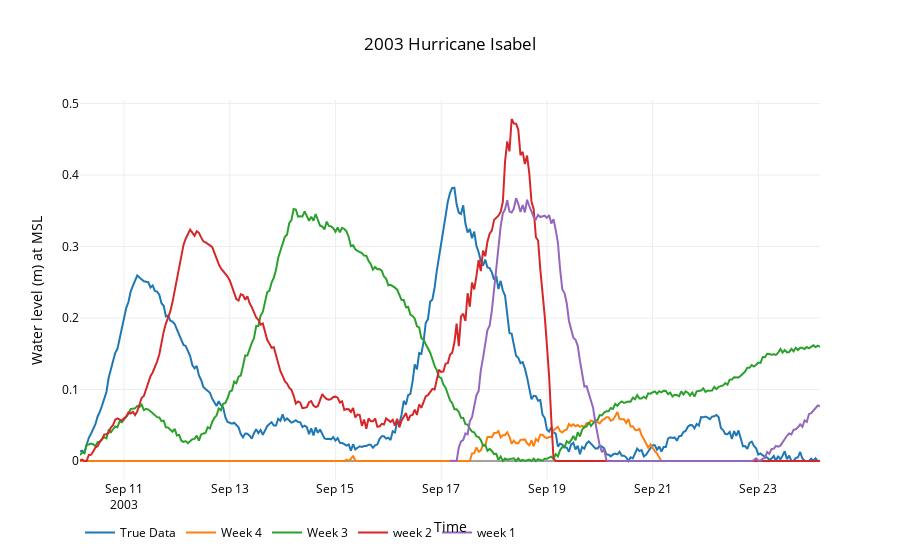

Notebook cell for this chart:
### Markdown cell above
### Atlantic City, NJ

### Code cell
starts,end,noaa = '20030827','20030926','8534720'
data = utils.plot_timeseries2(files,start,name,27226)
title,x,y = '2003 Hurricane Isabel','Time','Water level (m) at MSL'
layout=utils.layout(title,x,y)
fig = go.Figure(data=data, layout=layout)
interactive = iplot(fig)
#po.plot(fig,filename=root_dir+'\\'+'atlantic_city_surge.html')

### Figure 1 — Plotly figure (JSON) as saved in the notebook; plotly's stock layout.template omitted (floating-point values rounded to 4 significant figures; data arrays with more than 128 entries replaced by an {"elided": "..."} marker saying what was removed)
{"data": [{"line": {"color": "rgba(0, 204, 255)"}, "mode": "lines", "name": "True Data", "type": "scatter", "uid": "7a6b0862-e062-11e8-8208-f40669f1696c", "x": {"elided": "337 str values"}, "y": {"elided": "337 float values"}}, {"line": {"color": "rgba(153, 153, 255)"}, "mode": "lines", "name": "Week 4", "type": "scatter", "uid": "7a6b0863-e062-11e8-9ee1-f40669f1696c", "x": {"elided": "337 str values"}, "y": {"elided": "337 float values"}}, {"line": {"color": "rgba(0, 153, 0)"}, "mode": "lines", "name": "Week 3", "type": "scatter", "uid": "7a6b0864-e062-11e8-98d9-f40669f1696c", "x": {"elided": "337 str values"}, "y": {"elided": "337 float values"}}, {"line": {"color": "rgba(0, 0, 255)"}, "mode": "lines", "name": "week 2", "type": "scatter", "uid": "7a6b0865-e062-11e8-97de-f40669f1696c", "x": {"elided": "337 str values"}, "y": {"elided": "337 float values"}}, {"line": {"color": "rgba(0, 0, 255)"}, "mode": "lines", "name": "week 1", "type": "scatter", "uid": "7a6b1bf6-e062-11e8-9a0f-f40669f1696c", "x": {"elided": "169 str values"}, "y": {"elided": "169 float values"}}], "layout": {"autosize": true, "font": {"color": "rgb(0, 0, 0)"}, "legend": {"orientation": "h"}, "paper_bgcolor": "rgb(255,255,255)", "plot_bgcolor": "rgb(255,255,255)", "title": "2003 Hurricane Isabel", "xaxis": {"autorange": true, "range": ["2003-09-10 04:00", "2003-09-24 04:00"], "title": "Time", "type": "date"}, "yaxis": {"autorange": true, "range": [-0.02657, 0.5049], "title": "Water level (m) at MSL", "type": "linear"}}}
